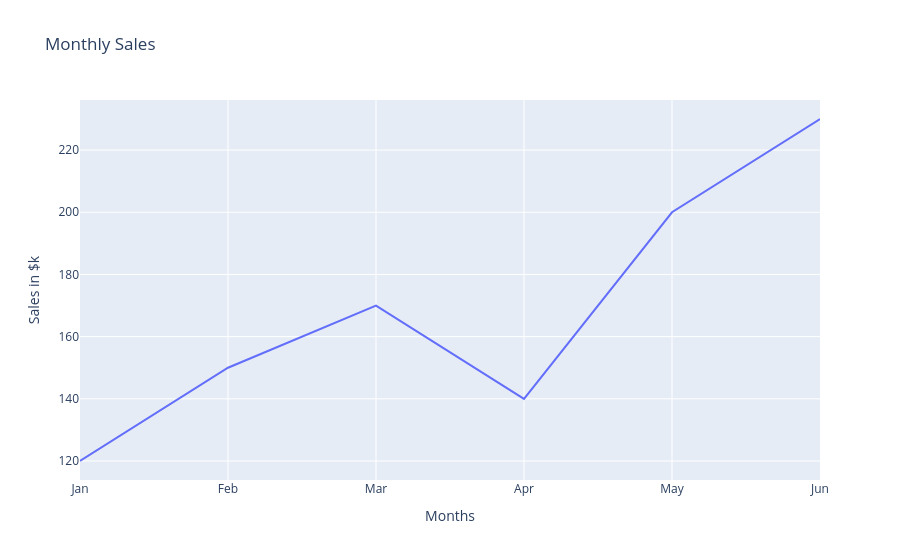

Source (notebook cell):
### Code cell
# # 2Line Chart

# Represent the same monthly sales as a line chart.

fig= px.line(x=months, y=sales, title="Monthly Sales",labels={"x":"Months","y": "Sales in $k"})
fig.show()

### Figure 1 — Plotly figure (JSON) as saved in the notebook; plotly's stock layout.template omitted (floating-point values rounded to 4 significant figures)
{"data": [{"hovertemplate": "Months=%{x}<br>Sales in $k=%{y}<extra></extra>", "legendgroup": "", "line": {"color": "#636efa", "dash": "solid"}, "marker": {"symbol": "circle"}, "mode": "lines", "name": "", "orientation": "v", "showlegend": false, "type": "scatter", "x": ["Jan", "Feb", "Mar", "Apr", "May", "Jun"], "xaxis": "x", "y": [120, 150, 170, 140, 200, 230], "yaxis": "y"}], "layout": {"legend": {"tracegroupgap": 0}, "title": {"text": "Monthly Sales"}, "xaxis": {"anchor": "y", "domain": [0, 1], "title": {"text": "Months"}}, "yaxis": {"anchor": "x", "domain": [0, 1], "title": {"text": "Sales in $k"}}}}
